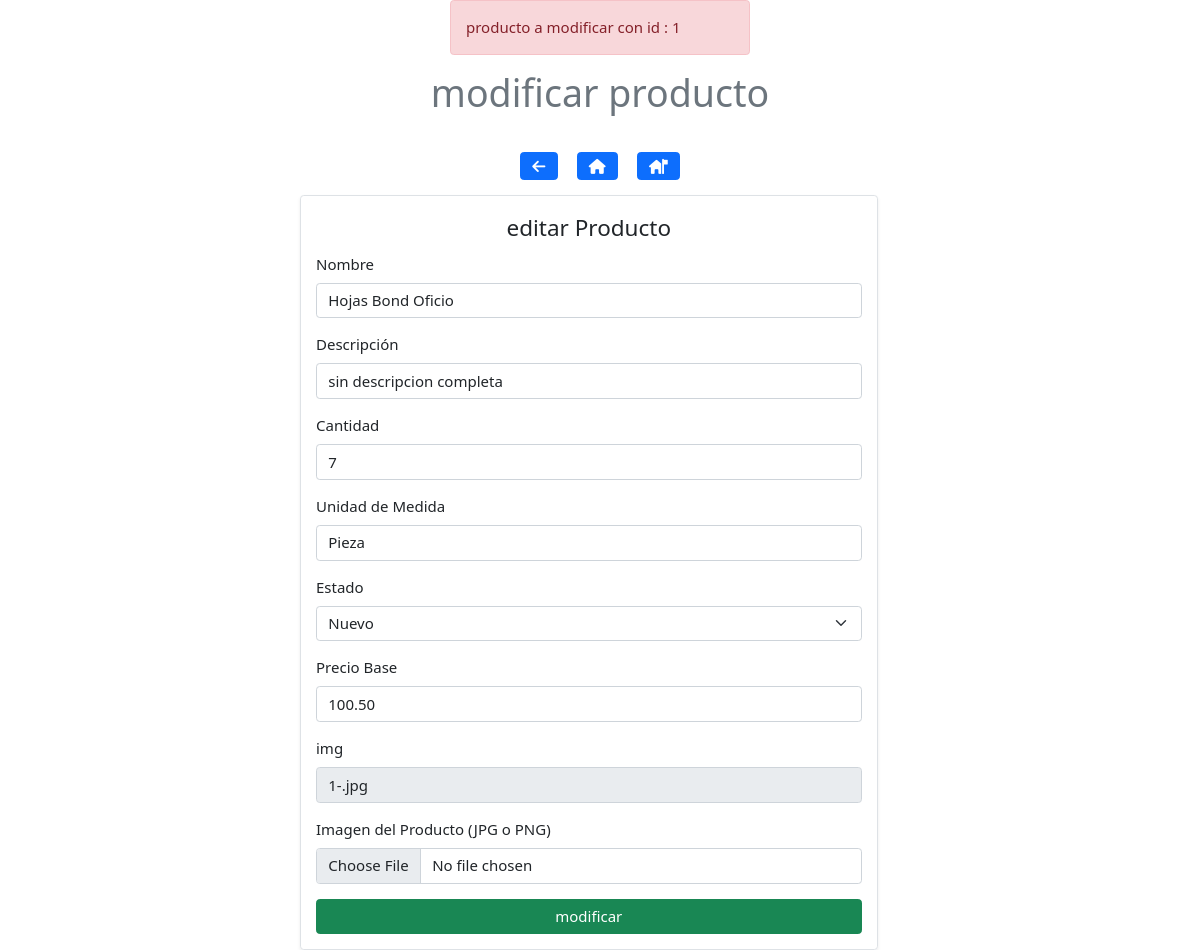
/php/pantallas/modifyProduct.php?id=1, run on the app's committed database.
### tables this page shows
CREATE TABLE `producto` (
  `id` int(11) NOT NULL AUTO_INCREMENT,
  `descripcion` varchar(150) NOT NULL,
  descripcion_complete tinytext default 'sin descripcion completa',
  `stock` int(20) NOT NULL DEFAULT 5,
  `unidadMedida` varchar(25) NOT NULL,
  `saldo` double(11,0) NOT NULL,
  `precioBase` decimal(18,2) NOT NULL,
  `fechaRegistro` timestamp NOT NULL DEFAULT current_timestamp(),
  `fechaActualizacion` timestamp NULL DEFAULT NULL,
  `img` varchar(400) NOT NULL DEFAULT 'back.png',
  `idUsuario` int(11) DEFAULT 1,
  `estado` int(11) DEFAULT 1,
  `categoria` int(11) DEFAULT 1,
  PRIMARY KEY (`id`),
  KEY `fk_producto_usuario` (`idUsuario`),
  KEY `fk_producto_estadoproducto` (`estado`),
  CONSTRAINT `fk_producto_estadoproducto` FOREIGN KEY (`estado`) REFERENCES `estadoproducto` (`idestadoProducto`),
  CONSTRAINT `fk_producto_usuario` FOREIGN KEY (`idUsuario`) REFERENCES `usuario` (`idUsuario`)
);

### php/pantallas/modifyProduct.php (the view, shortened to what this page needs)
<?php
$idGet = $_GET['id'];
echo '<div class="alert alert-danger m-auto col-3">producto a modificar con id : ' . $idGet . '</div>';
$con = conectarDB();
$sql = $con->query('select *from producto where id=' . $idGet . ' ');
?>
<!DOCTYPE html>
<html lang="en">
<head>
    <link href="https://cdn.jsdelivr.net/npm/bootstrap@5.0.2/dist/css/bootstrap.min.css" rel="stylesheet">
    <link rel="stylesheet" href="/css/user.css">
    <link rel="stylesheet" href="/css/modifyProduct.css">
</head>
<body>
<header class="text-center py-3">
        <h1 class="text-center text-secondary font-weight-bold ">modificar producto</h1>
    </header>
    <nav class="text-center my-3">
        <button class="btn btn-primary mx-2" onclick="Back()" title="regresar" ><i class="fa-solid fa-arrow-left"></i></button>
        <button class="btn btn-primary mx-2" title="inicio" onclick="window.location='/index.php'"><i class="fa-solid fa-house"></i></button>
        <button class="btn btn-primary mx-2" title="seccion productos" onclick="window.location.href='/php/pantallas/user.php'"><i class="fa-solid fa-house-flag"></i></button>
    </nav>
    <div class="container-fluid row ">
        <form class="col-6 p-3 border rounded shadow-sm m-auto" method="POST" enctype="multipart/form-data">
            <fieldset>
                <legend class="text-center">editar Producto</legend>
                <?php
                require_once '../controladores/editarProducto.php';
                while ($producto = $sql->fetch_object()) {
                    ?>
                                <div class="mb-3">
                                <label for="nombre" class="form-label">Nombre</label>
                                <input type="text" id="nombre" name="nombre" class="form-control" placeholder="nombre" value="<?= $producto->descripcion ?>">
                            </div>
                            <div class="mb-3">
                                <label for="nombre" class="form-label">Descripción </label>
                                <input type="text" id="descripcion" name="descripcion" class="form-control" placeholder="Descripción " value="<?= $producto->descripcion_complete ?>">
                            </div>
                            <div class="mb-3">
                                <label for="cantidad" class="form-label">Cantidad</label>
                                <input type="number" id="cantidad" name="cantidad" class="form-control" placeholder="Cantidad" value="<?= $producto->stock ?>">
                            </div>
                            <div class="mb-3">
                                <label for="medida" class="form-label">Unidad de Medida</label>
                                <input type="text" id="medida" name="medida" class="form-control" placeholder="Unidad de medida" value="<?= $producto->unidadMedida ?>">
                            </div>
                            <div class="mb-3">
                                <label for="estadoSelect" class="form-label">Estado</label>
                                <select id="estadoSelect" name="estado" class="form-select">
                                <?php
                                $est = $con->query('select *from estadoproducto order by 1');
                                if ($est->num_rows > 0) {
                                    while ($estado = $est->fetch_assoc()) {
                                        if ($estado['idestadoProducto'] == $producto->estado) {
                                            ?>
                                                        <option value="<?= $estado['idestadoProducto'] ?>" selected ><?= $estado['estado'] ?></option>
                                                        <?php
                                        } else {
                                            ?>
                                                         <option value="<?= $estado['idestadoProducto'] ?>"><?= $estado['estado'] ?></option>
                                                        <?php
                                        }
                                    }
                                }
                                ?>
                                </select>
                            </div>
                            <div class="mb-3">
                                <label for="precioBase" class="form-label">Precio Base</label>
                                <input type="number" step="any" name="precioBase" id="precioBase" class="form-control" placeholder="Precio Base" value="<?= $producto->precioBase ?>">
                            </div>
                            <div class="mb-3">
                                <label for="imgAfter" class="form-label">img</label>
                                <input type="text" name="imgAfter" id="imgAfter"  class="form-control" placeholder="imgAfter" readonly value="<?= $producto->img ?>">
                            </div>
                            <div class="mb-3">
                                <label for="formFile" class="form-label" id="imgProduct">Imagen del Producto (JPG o PNG)</label>
                                <input class="form-control" id="img" type="file" value="" name="img">
                            </div>
                            <button type="buttom" name="btnmodificar" value="ok" class="btn btn-success w-100">modificar</button>
                            <?php
                }
                ?>
            </fieldset>
        </form>
    </div>
</body>
</html>

### css/user.css (style rules this page uses)
* { font-size: 15px; }

### css/modifyProduct.css (style rules this page uses)
* { font-size: 15px; }

### data on the page
producto: nombre "Hojas Bond Oficio", descripcion "sin descripcion completa", cantidad "7", medida "Pieza", precioBase "100.50", imgAfter "1-.jpg"

### other printed values
$idGet "1"
form field estado "Nuevo"
